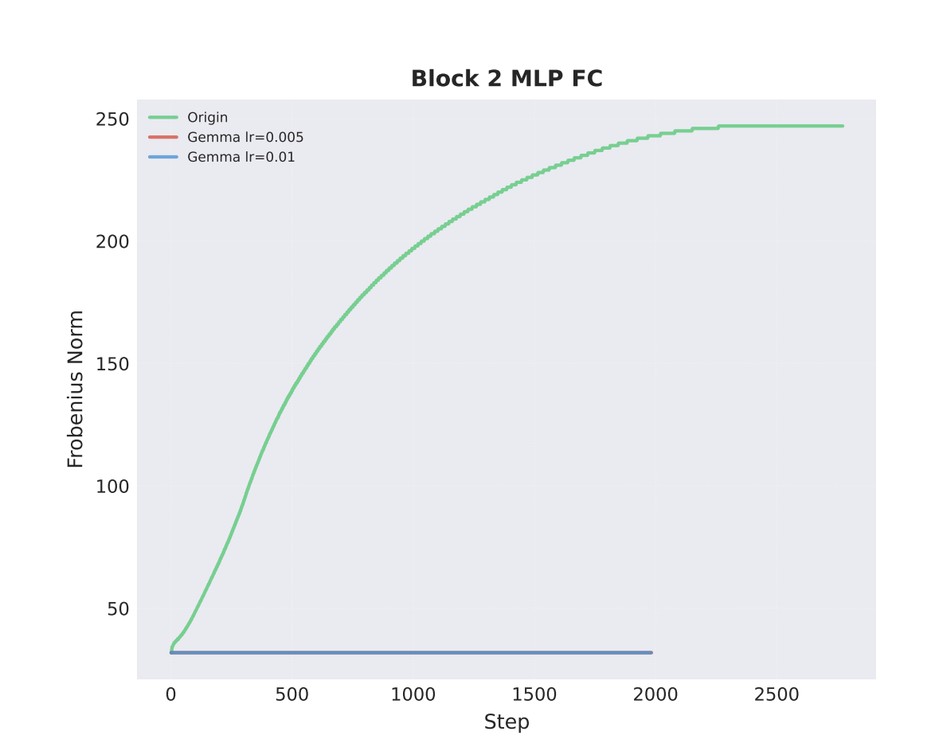
#> input picture wd_blog/assets/images/img.png, 935 x 755 px, shrunk from 1174 x 948 before the run, found by its file name
$ python parse.py
#> lines starting #> are read from the running program, lines starting #| are printed output that depends on the picture; after the words box and inside, x2 and y2 are one past the last pixel; in counts of white or black regions, pixels touching at a corner belong together
from PIL import Image
import numpy as np
import matplotlib.pyplot as plt

# 1. 读图
img = Image.open("img.png").convert("RGBA")
#> img is the input picture: PIL image 935x755 RGBA; mean R, G, B, A 239.9, 240.5, 244.4, 255
arr = np.array(img)

R = arr[:, :, 0].astype(int)
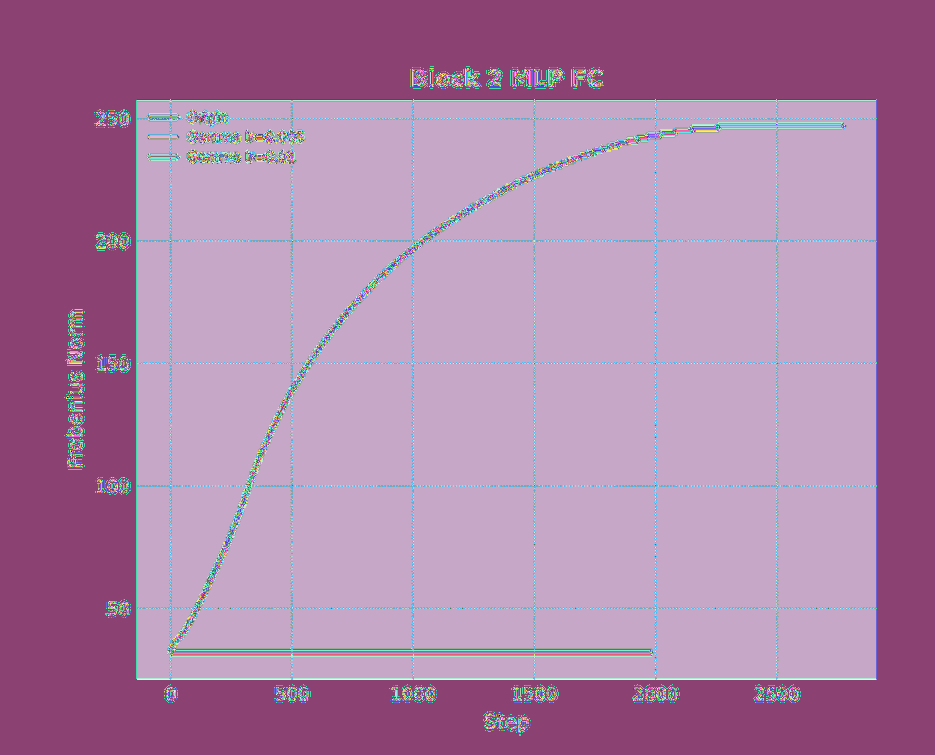
#> R: shape (755, 935) int64; 255 distinct labels, from 0 to 255; one colour per label, 0 black
G = arr[:, :, 1].astype(int)
#> G: shape (755, 935) int64; 255 distinct labels, from 0 to 255
B = arr[:, :, 2].astype(int)
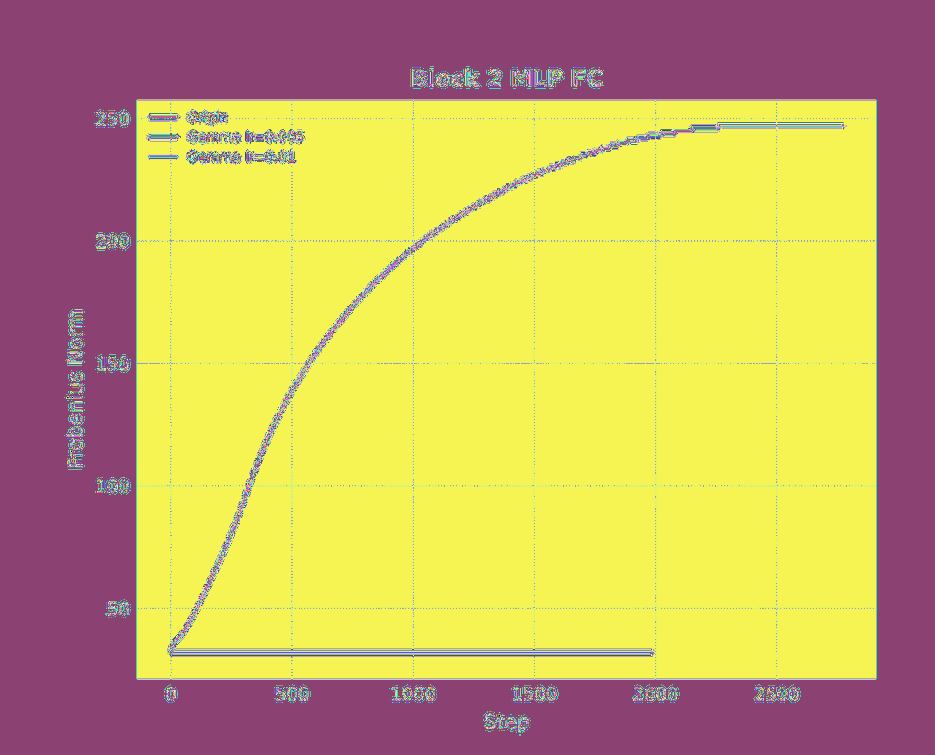
#> B: shape (755, 935) int64; 255 distinct labels, from 0 to 255; one colour per label, 0 black

# 2. 取“绿色”掩码（G 高且比 R、B 都大一些）
green_mask = (G > 150) & (R < 200) & (B < 150) & (G > R + 10) & (G > B + 10)
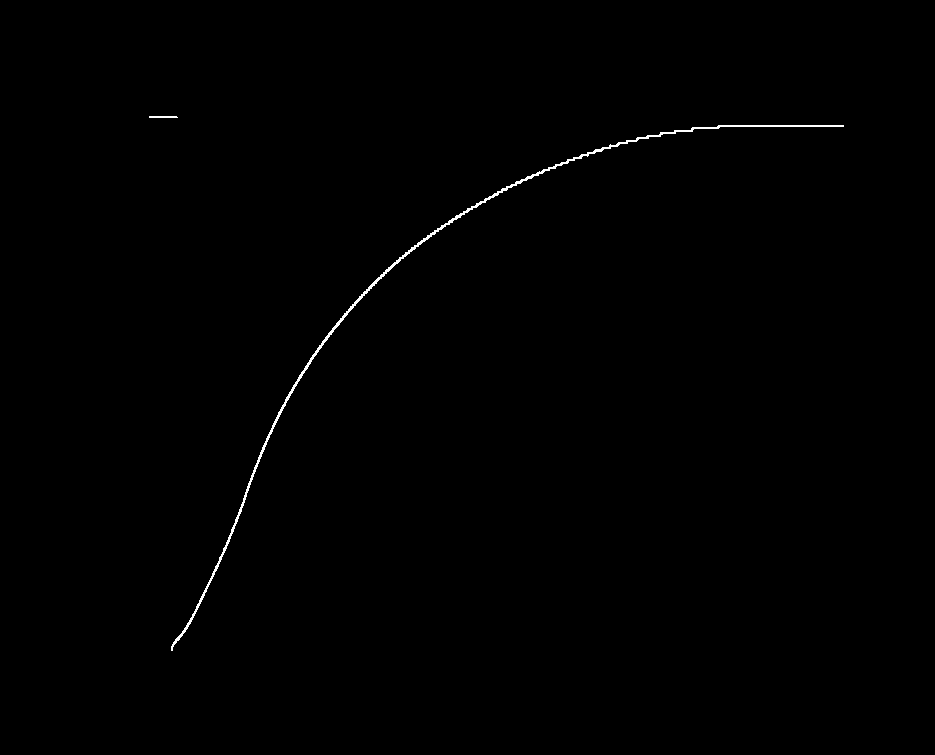
#> green_mask: shape (755, 935) bool; 0.35% white in thin lines or dots, all inside (x1, y1, x2, y2) = (149, 116, 844, 651)

# 3. 对每一列 x，找到该列绿色像素的 y 位置（用中位数/平均都可以）
xs = np.where(green_mask.any(axis=0))[0]        # 有绿点的所有 x
#> xs = 695 values from 149 to 843
ys_pix = []

for x in xs:
    ys = np.where(green_mask[:, x])[0]
    if len(ys) == 0:
        continue
    ys_pix.append(np.median(ys))  # 该列绿线的 y 像素坐标（0 在上方）
#> this loop made 695 passes
#> ys on passes 1 to 3: [116, 117], [116, 117], [116, 117]
#> after the loop, ys_pix = 695 values, max 647 at index 22, min 116.5 at index 0, mean 246.7

xs = np.array(xs, dtype=float)
ys_pix = np.array(ys_pix, dtype=float)

# 4. 像素坐标 → 真实坐标：这里需要你手动测两个 tick 的像素位置
#    可以用截图工具量一量，比如：
#    假设：x_pix_min 对应 step_min = 0
#          x_pix_max 对应 step_max = 2800
#    同理 y 轴：y_pix_top 对应 norm_max，y_pix_bottom 对应 norm_min
#    注意：图像坐标 y 往下增，而数值坐标是向上增，所以要反向映射

# ==== 这几个数字需要你根据图像手动改 ====
x_pix_min, step_min = xs.min(), 0.0
#> x_pix_min = 149; step_min = 0
x_pix_max, step_max = xs.max(), 2800.0
#> x_pix_max = 843; step_max = 2800

y_pix_top, norm_max = 120.0, 250.0   # 顶部某个 y 像素位置对应的 Frobenius Norm
y_pix_bot, norm_min = 820.0, 30.0    # 底部某个 y 像素位置对应的 Frobenius Norm
# =====================================

# 线性映射
steps = step_min + (xs - x_pix_min) / (x_pix_max - x_pix_min) * (step_max - step_min)
#> steps = 695 values from 0 to 2800

# 图像 y 越大在越下方，所以 Norm 要反过来
norms = norm_max + (ys_pix - y_pix_top) / (y_pix_bot - y_pix_top) * (norm_min - norm_max)
#> norms = 695 values, max 251.1 at index 0, min 84.37 at index 22, mean 210.2

# 5. 取倒数（避免除 0）
eps = 1e-8
inv_norms = 1.0 / (norms + eps)
#> inv_norms = 695 values, max 0.0119 at index 22, min 0.00398 at index 0, mean 0.00514

# 6. 画图
plt.figure(figsize=(6,4))
plt.plot(steps, inv_norms)
plt.xlabel("Step")
plt.ylabel("1 / Frobenius Norm")
plt.title("Reciprocal of Green Curve")
plt.grid(True, alpha=0.3)
plt.tight_layout()
plt.show()
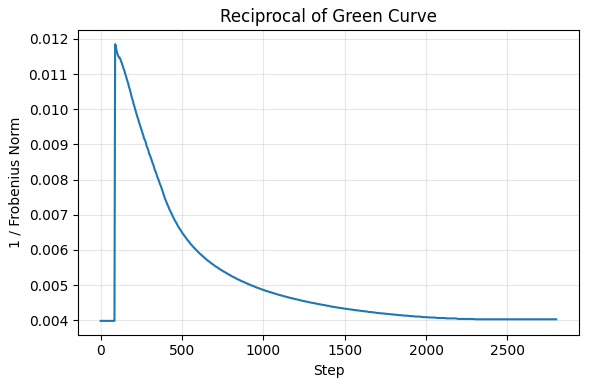
#> figure drawn by matplotlib, 1 panel; curve peaks at x = 88.76, y = 0.0119
